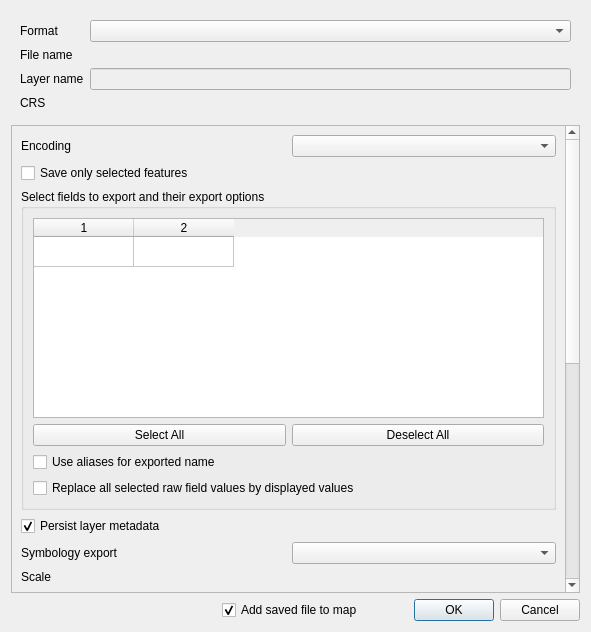
<?xml version="1.0" encoding="UTF-8"?>
<ui version="4.0">
 <class>QgsVectorLayerSaveAsDialogBase</class>
 <widget class="QDialog" name="QgsVectorLayerSaveAsDialogBase">
  <property name="geometry">
   <rect>
    <x>0</x>
    <y>0</y>
    <width>591</width>
    <height>632</height>
   </rect>
  </property>
  <property name="sizePolicy">
   <sizepolicy hsizetype="Preferred" vsizetype="Preferred">
    <horstretch>0</horstretch>
    <verstretch>0</verstretch>
   </sizepolicy>
  </property>
  <property name="windowTitle">
   <string>Save Vector Layer as…</string>
  </property>
  <layout class="QVBoxLayout" name="verticalLayout_2">
   <item>
    <widget class="QWidget" name="widget" native="true">
     <layout class="QGridLayout" name="gridLayout_4">
      <item row="3" column="0">
       <widget class="QLabel" name="mCrsLabel">
        <property name="text">
         <string>CRS</string>
        </property>
       </widget>
      </item>
      <item row="1" column="2">
       <widget class="QgsFileWidget" name="mFilename" native="true">
        <property name="enabled">
         <bool>false</bool>
        </property>
       </widget>
      </item>
      <item row="0" column="0">
       <widget class="QLabel" name="label_2">
        <property name="text">
         <string>Format</string>
        </property>
        <property name="buddy">
         <cstring>mFormatComboBox</cstring>
        </property>
       </widget>
      </item>
      <item row="0" column="2">
       <widget class="QComboBox" name="mFormatComboBox"/>
      </item>
      <item row="1" column="0">
       <widget class="QLabel" name="label">
        <property name="text">
         <string>File name</string>
        </property>
        <property name="buddy">
         <cstring>mFilename</cstring>
        </property>
       </widget>
      </item>
      <item row="3" column="2">
       <widget class="QgsProjectionSelectionWidget" name="mCrsSelector" native="true">
        <property name="focusPolicy">
         <enum>Qt::StrongFocus</enum>
        </property>
       </widget>
      </item>
      <item row="2" column="0">
       <widget class="QLabel" name="label_7">
        <property name="text">
         <string>Layer name</string>
        </property>
        <property name="buddy">
         <cstring>leLayername</cstring>
        </property>
       </widget>
      </item>
      <item row="2" column="2">
       <widget class="QgsFilterLineEdit" name="leLayername">
        <property name="enabled">
         <bool>false</bool>
        </property>
       </widget>
      </item>
     </layout>
    </widget>
   </item>
   <item>
    <widget class="QgsScrollArea" name="scrollArea">
     <property name="widgetResizable">
      <bool>true</bool>
     </property>
     <widget class="QWidget" name="scrollAreaWidgetContents">
      <property name="geometry">
       <rect>
        <x>0</x>
        <y>0</y>
        <width>557</width>
        <height>982</height>
       </rect>
      </property>
      <layout class="QVBoxLayout" name="verticalLayout">
       <item>
        <layout class="QHBoxLayout" name="horizontalLayout_3">
         <item>
          <widget class="QLabel" name="label_4">
           <property name="text">
            <string>Encoding</string>
           </property>
           <property name="buddy">
            <cstring>mEncodingComboBox</cstring>
           </property>
          </widget>
         </item>
         <item>
          <widget class="QComboBox" name="mEncodingComboBox"/>
         </item>
        </layout>
       </item>
       <item>
        <widget class="QCheckBox" name="mSelectedOnly">
         <property name="text">
          <string>Save only selected features</string>
         </property>
        </widget>
       </item>
       <item>
        <widget class="QgsCollapsibleGroupBox" name="mAttributesSelection">
         <property name="title">
          <string>Select fields to export and their export options</string>
         </property>
         <property name="checkable">
          <bool>false</bool>
         </property>
         <property name="checked">
          <bool>false</bool>
         </property>
         <property name="collapsed" stdset="0">
          <bool>true</bool>
         </property>
         <layout class="QVBoxLayout" name="verticalLayout_4">
          <item>
           <widget class="QTableWidget" name="mAttributeTable">
            <property name="minimumSize">
             <size>
              <width>0</width>
              <height>200</height>
             </size>
            </property>
            <property name="rowCount">
             <number>1</number>
            </property>
            <property name="columnCount">
             <number>2</number>
            </property>
            <attribute name="verticalHeaderVisible">
             <bool>false</bool>
            </attribute>
            <row/>
            <column/>
            <column/>
           </widget>
          </item>
          <item>
           <layout class="QHBoxLayout" name="horizontalLayout_5">
            <item>
             <widget class="QPushButton" name="mSelectAllAttributes">
              <property name="text">
               <string>Select All</string>
              </property>
             </widget>
            </item>
            <item>
             <widget class="QPushButton" name="mDeselectAllAttributes">
              <property name="text">
               <string>Deselect All</string>
              </property>
             </widget>
            </item>
           </layout>
          </item>
          <item>
           <widget class="QCheckBox" name="mUseAliasesForExportedName">
            <property name="text">
             <string>Use aliases for exported name</string>
            </property>
           </widget>
          </item>
          <item>
           <widget class="QCheckBox" name="mReplaceRawFieldValues">
            <property name="text">
             <string>Replace all selected raw field values by displayed values</string>
            </property>
           </widget>
          </item>
         </layout>
        </widget>
       </item>
       <item>
        <widget class="QCheckBox" name="mCheckPersistMetadata">
         <property name="toolTip">
          <string>If checked, any metadata present in the source layer will be copied to the output layer.</string>
         </property>
         <property name="text">
          <string>Persist layer metadata</string>
         </property>
         <property name="checked">
          <bool>true</bool>
         </property>
        </widget>
       </item>
       <item>
        <layout class="QHBoxLayout" name="horizontalLayout_2">
         <item>
          <widget class="QLabel" name="mSymbologyExportLabel">
           <property name="text">
            <string>Symbology export</string>
           </property>
          </widget>
         </item>
         <item>
          <widget class="QComboBox" name="mSymbologyExportComboBox"/>
         </item>
        </layout>
       </item>
       <item>
        <layout class="QHBoxLayout" name="horizontalLayout">
         <item>
          <widget class="QLabel" name="mScaleLabel">
           <property name="text">
            <string>Scale</string>
           </property>
          </widget>
         </item>
         <item>
          <widget class="QgsScaleWidget" name="mScaleWidget" native="true">
           <property name="focusPolicy">
            <enum>Qt::StrongFocus</enum>
           </property>
          </widget>
         </item>
        </layout>
       </item>
       <item>
        <widget class="QgsCollapsibleGroupBox" name="mGeometryGroupBox">
         <property name="title">
          <string>Geometry</string>
         </property>
         <layout class="QVBoxLayout" name="verticalLayout_3">
          <item>
           <layout class="QHBoxLayout" name="horizontalLayout_4">
            <item>
             <widget class="QLabel" name="mSymbologyExportLabel_2">
              <property name="text">
               <string>Geometry type</string>
              </property>
             </widget>
            </item>
            <item>
             <widget class="QComboBox" name="mGeometryTypeComboBox"/>
            </item>
           </layout>
          </item>
          <item>
           <widget class="QCheckBox" name="mForceMultiCheckBox">
            <property name="text">
             <string>Force multi-type</string>
            </property>
           </widget>
          </item>
          <item>
           <widget class="QCheckBox" name="mIncludeZCheckBox">
            <property name="text">
             <string>Include z-dimension</string>
            </property>
           </widget>
          </item>
         </layout>
        </widget>
       </item>
       <item>
        <widget class="QgsExtentGroupBox" name="mExtentGroupBox">
         <property name="title">
          <string>Extent</string>
         </property>
        </widget>
       </item>
       <item>
        <widget class="QgsCollapsibleGroupBox" name="mDatasourceOptionsGroupBox">
         <property name="title">
          <string>Datasource Options</string>
         </property>
         <layout class="QFormLayout" name="formLayout">
          <property name="fieldGrowthPolicy">
           <enum>QFormLayout::AllNonFixedFieldsGrow</enum>
          </property>
         </layout>
        </widget>
       </item>
       <item>
        <widget class="QgsCollapsibleGroupBox" name="mLayerOptionsGroupBox">
         <property name="title">
          <string>Layer Options</string>
         </property>
         <layout class="QFormLayout" name="formLayout_2">
          <property name="fieldGrowthPolicy">
           <enum>QFormLayout::AllNonFixedFieldsGrow</enum>
          </property>
         </layout>
        </widget>
       </item>
       <item>
        <widget class="QgsCollapsibleGroupBox" name="mOgrOptionsGroupBox">
         <property name="title">
          <string>Custom Options</string>
         </property>
         <property name="collapsed" stdset="0">
          <bool>true</bool>
         </property>
         <layout class="QGridLayout" name="gridLayout_3">
          <item row="0" column="0">
           <widget class="QLabel" name="label_5">
            <property name="text">
             <string>Data source</string>
            </property>
            <property name="alignment">
             <set>Qt::AlignLeading|Qt::AlignLeft|Qt::AlignTop</set>
            </property>
            <property name="buddy">
             <cstring>mOgrDatasourceOptions</cstring>
            </property>
           </widget>
          </item>
          <item row="0" column="1">
           <widget class="QTextEdit" name="mOgrDatasourceOptions">
            <property name="sizePolicy">
             <sizepolicy hsizetype="Expanding" vsizetype="Expanding">
              <horstretch>0</horstretch>
              <verstretch>0</verstretch>
             </sizepolicy>
            </property>
            <property name="minimumSize">
             <size>
              <width>0</width>
              <height>0</height>
             </size>
            </property>
            <property name="maximumSize">
             <size>
              <width>16777215</width>
              <height>16777215</height>
             </size>
            </property>
            <property name="baseSize">
             <size>
              <width>0</width>
              <height>0</height>
             </size>
            </property>
           </widget>
          </item>
          <item row="1" column="0">
           <widget class="QLabel" name="label_6">
            <property name="text">
             <string>Layer</string>
            </property>
            <property name="alignment">
             <set>Qt::AlignLeading|Qt::AlignLeft|Qt::AlignTop</set>
            </property>
            <property name="buddy">
             <cstring>mOgrLayerOptions</cstring>
            </property>
           </widget>
          </item>
          <item row="1" column="1">
           <widget class="QTextEdit" name="mOgrLayerOptions">
            <property name="sizePolicy">
             <sizepolicy hsizetype="Expanding" vsizetype="Expanding">
              <horstretch>0</horstretch>
              <verstretch>0</verstretch>
             </sizepolicy>
            </property>
            <property name="minimumSize">
             <size>
              <width>0</width>
              <height>0</height>
             </size>
            </property>
            <property name="maximumSize">
             <size>
              <width>16777215</width>
              <height>16777215</height>
             </size>
            </property>
            <property name="baseSize">
             <size>
              <width>0</width>
              <height>0</height>
             </size>
            </property>
           </widget>
          </item>
         </layout>
         <zorder>label_6</zorder>
         <zorder>label_5</zorder>
         <zorder>mOgrDatasourceOptions</zorder>
         <zorder>mOgrLayerOptions</zorder>
        </widget>
       </item>
       <item>
        <spacer name="verticalSpacer">
         <property name="orientation">
          <enum>Qt::Vertical</enum>
         </property>
         <property name="sizeHint" stdset="0">
          <size>
           <width>20</width>
           <height>40</height>
          </size>
         </property>
        </spacer>
       </item>
      </layout>
     </widget>
    </widget>
   </item>
   <item>
    <layout class="QHBoxLayout" name="horizontalLayout1">
     <item>
      <spacer name="horizontalSpacer">
       <property name="orientation">
        <enum>Qt::Horizontal</enum>
       </property>
       <property name="sizeHint" stdset="0">
        <size>
         <width>20</width>
         <height>10</height>
        </size>
       </property>
      </spacer>
     </item>
     <item>
      <widget class="QCheckBox" name="mAddToCanvas">
       <property name="text">
        <string>Add saved file to map</string>
       </property>
       <property name="checked">
        <bool>true</bool>
       </property>
      </widget>
     </item>
     <item>
      <widget class="QDialogButtonBox" name="mButtonBox">
       <property name="orientation">
        <enum>Qt::Horizontal</enum>
       </property>
       <property name="standardButtons">
        <set>QDialogButtonBox::Cancel|QDialogButtonBox::Ok</set>
       </property>
      </widget>
     </item>
    </layout>
   </item>
  </layout>
 </widget>
 <customwidgets>
  <customwidget>
   <class>QgsScrollArea</class>
   <extends>QScrollArea</extends>
   <header>qgsscrollarea.h</header>
   <container>1</container>
  </customwidget>
  <customwidget>
   <class>QgsCollapsibleGroupBox</class>
   <extends>QGroupBox</extends>
   <header>qgscollapsiblegroupbox.h</header>
   <container>1</container>
  </customwidget>
  <customwidget>
   <class>QgsProjectionSelectionWidget</class>
   <extends>QWidget</extends>
   <header>qgsprojectionselectionwidget.h</header>
   <container>1</container>
  </customwidget>
  <customwidget>
   <class>QgsFileWidget</class>
   <extends>QWidget</extends>
   <header>qgsfilewidget.h</header>
   <container>1</container>
  </customwidget>
  <customwidget>
   <class>QgsExtentGroupBox</class>
   <extends>QgsCollapsibleGroupBox</extends>
   <header>qgsextentgroupbox.h</header>
   <container>1</container>
  </customwidget>
  <customwidget>
   <class>QgsScaleWidget</class>
   <extends>QWidget</extends>
   <header>qgsscalewidget.h</header>
  </customwidget>
  <customwidget>
   <class>QgsFilterLineEdit</class>
   <extends>QLineEdit</extends>
   <header>qgsfilterlineedit.h</header>
  </customwidget>
 </customwidgets>
 <tabstops>
  <tabstop>mFormatComboBox</tabstop>
  <tabstop>leLayername</tabstop>
  <tabstop>mCrsSelector</tabstop>
  <tabstop>scrollArea</tabstop>
  <tabstop>mEncodingComboBox</tabstop>
  <tabstop>mSelectedOnly</tabstop>
  <tabstop>mAttributeTable</tabstop>
  <tabstop>mSelectAllAttributes</tabstop>
  <tabstop>mDeselectAllAttributes</tabstop>
  <tabstop>mReplaceRawFieldValues</tabstop>
  <tabstop>mCheckPersistMetadata</tabstop>
  <tabstop>mSymbologyExportComboBox</tabstop>
  <tabstop>mScaleWidget</tabstop>
  <tabstop>mGeometryTypeComboBox</tabstop>
  <tabstop>mForceMultiCheckBox</tabstop>
  <tabstop>mIncludeZCheckBox</tabstop>
  <tabstop>mOgrDatasourceOptions</tabstop>
  <tabstop>mOgrLayerOptions</tabstop>
  <tabstop>mAddToCanvas</tabstop>
 </tabstops>
 <resources/>
 <connections/>
</ui>
